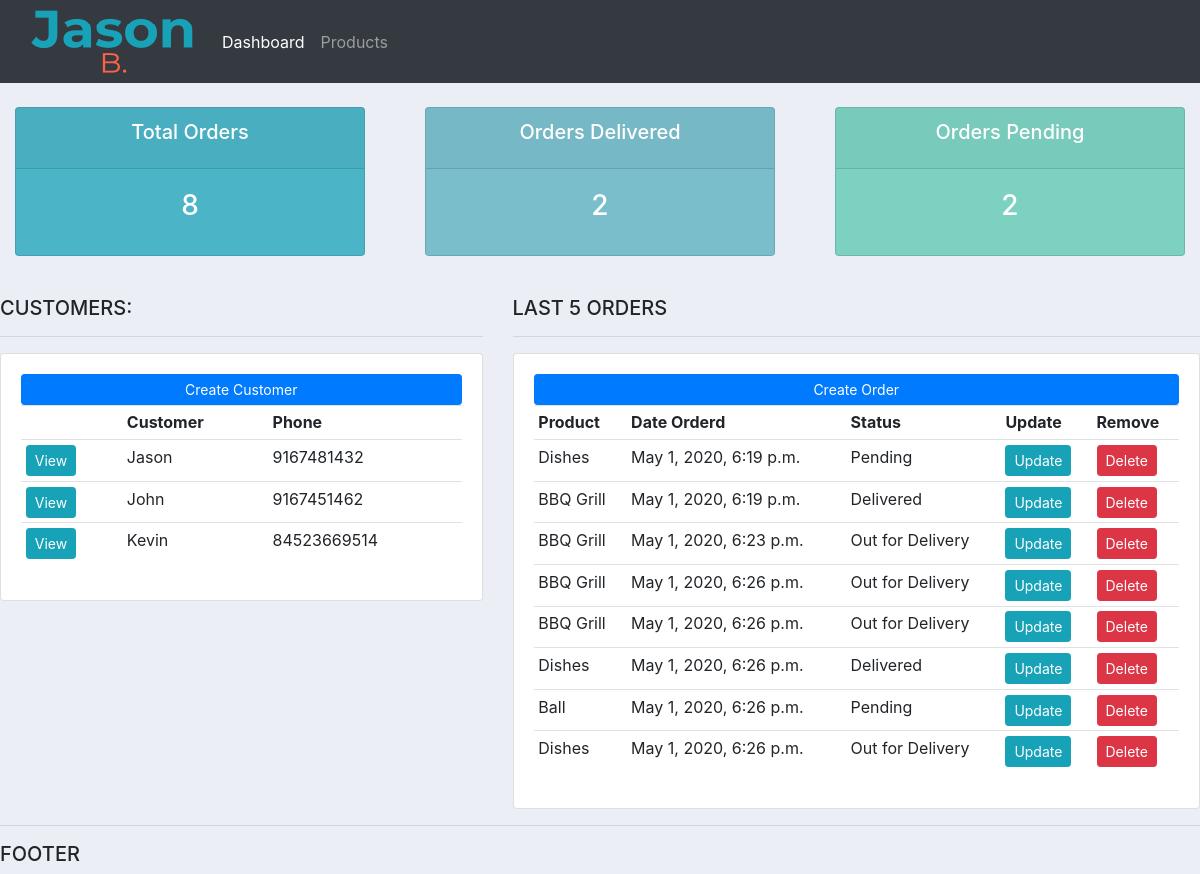
Screenshot of /accounts/ with the database file from the repository.
### accounts/models.py (models this page shows, shortened)
class Customer(models.Model):
	name = models.CharField(max_length = 200, null = True)
	phone = models.CharField(max_length = 200, null = True)
	email = models.CharField(max_length = 200, null = True)
	date_created = models.DateTimeField(auto_now_add = True)

class Order(models.Model):
	STATUS = (
			('Pending','Pending'),
			('Out for Delivery','Out for Delivery'),
			('Delivered','Delivered'),
		)
	customer = models.ForeignKey(Customer, null = True, on_delete = models.SET_NULL) #Order inherits from customer and on deleting the customer the order remains with null value currosponding to the deleted customer
	products = models.ForeignKey(Product, null = True, on_delete = models.SET_NULL) #Order inherits from products and on deleting the product the order remains with null value currosponding to the deleted product
	date_created = models.DateTimeField(auto_now_add = True)
	status = models.CharField(max_length = 200, null = True, choices = STATUS)

class Product(models.Model):
	CATEGORY = (
	 		('Indoor','Indoor'),
	 		('Out Door','Out Door'),
	 	)
	name = models.CharField(max_length = 200, null = True)
	price = models.FloatField(null = True)
	category = models.CharField(max_length = 200, null = True, choices = CATEGORY)
	description = models.CharField(max_length = 200, null = True, blank = True)
	date_created = models.DateTimeField(auto_now_add = True)
	tags = models.ManyToManyField(Tag)
	def __str__(self):
		return self.name

### accounts/views.py (the view)
# urls.py: 2. Add a URL to urlpatterns:  path('', views.home, name='home')
def home(request):
	orders = Order.objects.all()
	customers = Customer.objects.all()
	total_customers = customers.count()
	total_orders = orders.count()
	orders_delivered = orders.filter(status = 'Delivered').count()
	orders_pending = orders.filter(status = 'Pending').count()
	container = {'orders':orders , 'customers': customers,
	'total_orders':total_orders,'total_customers':total_customers,
	'orders_delivered':orders_delivered,'orders_pending':orders_pending}
	return render(request, 'accounts/dashboard.html',container)

### accounts/templates/accounts/dashboard.html
{%  extends 'accounts/main.html' %}
{% block content %}
{%  include 'accounts/status.html' %}
<br>
<div class="row">
	<div class="col-md-5">
		<h5>CUSTOMERS:</h5>
		<hr>
		<div class="card card-body">
			<a class="btn btn-primary  btn-sm btn-block" href="#">Create Customer</a>
			<table class="table table-sm">
				<tr>
					<th></th>
					<th>Customer</th>
					<th>Phone</th>
				</tr>
				{%for customer in customers %}
				<tr>
					<td><a class = "btn btn-sm btn-info"  href = "{% url 'customers' customer.id %}">View</a></td>
					<td>{{customer.name}}</td>
					<td>{{customer.phone}}</td>
				</tr>
				{% endfor %}
			</table>
		</div>
	</div>
	<div class="col-md-7">
		<h5>LAST 5 ORDERS</h5>
		<hr>
		<div class="card card-body">
			<a class="btn btn-primary  btn-sm btn-block" href="{% url 'create_order' %}">Create Order</a>
			<table class="table table-sm">
				<tr>
					<th>Product</th>
					<th>Date Orderd</th>
					<th>Status</th>
					<th>Update</th>
					<th>Remove</th>
				</tr>
				{%for order in orders%}
				<tr>
					<td>{{order.products}}</td>
					<td>{{order.date_created}}</td>
					<td>{{order.status}}</td>
					<td><a class = "btn btn-sm btn-info" href = "{% url 'update_order' order.id %}">Update</a></td>
					<td><a class = "btn btn-sm btn-danger" href = "{% url 'delete_order' order.id %}">Delete</a></td>
				</tr>
				{%endfor%}
			</table>
		</div>
	</div>
</div>
{% endblock %}

### static/css/main.css (style rules this page uses)
body { background-color: #ebeff5; }

### rows the page displays
Customer: name "Jason", phone "9167481432"
Customer: name "John", phone "9167451462"
Customer: name "Kevin", phone "84523669514"
Order: products "Dishes", date_created "May 1, 2020, 6:19 p.m.", status "Pending"
Order: products "BBQ Grill", date_created "May 1, 2020, 6:19 p.m.", status "Delivered"
Order: products "BBQ Grill", date_created "May 1, 2020, 6:23 p.m.", status "Out for Delivery"
Order: products "BBQ Grill", date_created "May 1, 2020, 6:26 p.m.", status "Out for Delivery"
Order: products "BBQ Grill", date_created "May 1, 2020, 6:26 p.m.", status "Out for Delivery"
Order: products "Dishes", date_created "May 1, 2020, 6:26 p.m.", status "Delivered"
Order: products "Ball", date_created "May 1, 2020, 6:26 p.m.", status "Pending"
Order: products "Dishes", date_created "May 1, 2020, 6:26 p.m.", status "Out for Delivery"

### other values shown
{{ total_orders }} "8"
{{ orders_delivered }} "2"
{{ orders_pending }} "2"
